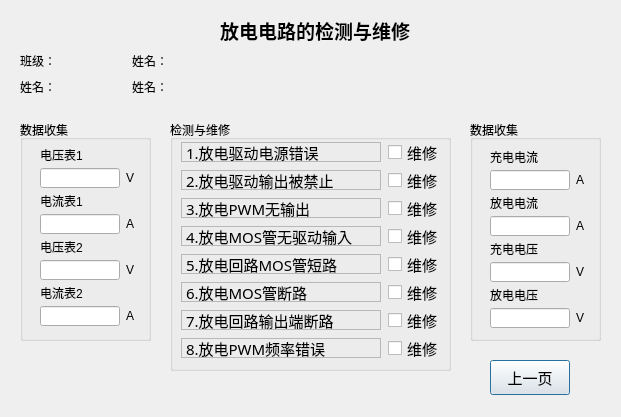
<?xml version="1.0" encoding="UTF-8"?>
<ui version="4.0">
 <class>DisCharge</class>
 <widget class="QDialog" name="DisCharge">
  <property name="enabled">
   <bool>true</bool>
  </property>
  <property name="geometry">
   <rect>
    <x>0</x>
    <y>0</y>
    <width>621</width>
    <height>417</height>
   </rect>
  </property>
  <property name="minimumSize">
   <size>
    <width>0</width>
    <height>0</height>
   </size>
  </property>
  <property name="maximumSize">
   <size>
    <width>1111111</width>
    <height>1111111</height>
   </size>
  </property>
  <property name="windowTitle">
   <string>Dialog</string>
  </property>
  <widget class="QLabel" name="TitleLabel">
   <property name="geometry">
    <rect>
     <x>220</x>
     <y>20</y>
     <width>201</width>
     <height>21</height>
    </rect>
   </property>
   <property name="font">
    <font>
     <family>宋体</family>
     <pointsize>14</pointsize>
     <weight>75</weight>
     <bold>true</bold>
    </font>
   </property>
   <property name="text">
    <string>放电电路的检测与维修</string>
   </property>
  </widget>
  <widget class="QWidget" name="layoutWidget">
   <property name="geometry">
    <rect>
     <x>20</x>
     <y>50</y>
     <width>218</width>
     <height>48</height>
    </rect>
   </property>
   <layout class="QVBoxLayout" name="verticalLayout">
    <item>
     <layout class="QHBoxLayout" name="horizontalLayout_6">
      <item>
       <layout class="QHBoxLayout" name="horizontalLayout">
        <item>
         <widget class="QLabel" name="ClassLabel">
          <property name="text">
           <string>班级：</string>
          </property>
         </widget>
        </item>
        <item>
         <widget class="QLabel" name="Class">
          <property name="minimumSize">
           <size>
            <width>60</width>
            <height>16</height>
           </size>
          </property>
          <property name="maximumSize">
           <size>
            <width>60</width>
            <height>16</height>
           </size>
          </property>
          <property name="frameShadow">
           <enum>QFrame::Plain</enum>
          </property>
          <property name="text">
           <string/>
          </property>
         </widget>
        </item>
       </layout>
      </item>
      <item>
       <layout class="QHBoxLayout" name="horizontalLayout_4">
        <item>
         <widget class="QLabel" name="StuNameLabel_3">
          <property name="text">
           <string>姓名：</string>
          </property>
         </widget>
        </item>
        <item>
         <widget class="QLabel" name="StuName_3">
          <property name="minimumSize">
           <size>
            <width>60</width>
            <height>16</height>
           </size>
          </property>
          <property name="maximumSize">
           <size>
            <width>60</width>
            <height>16</height>
           </size>
          </property>
          <property name="frameShape">
           <enum>QFrame::NoFrame</enum>
          </property>
          <property name="text">
           <string/>
          </property>
         </widget>
        </item>
       </layout>
      </item>
     </layout>
    </item>
    <item>
     <layout class="QHBoxLayout" name="horizontalLayout_5">
      <item>
       <layout class="QHBoxLayout" name="horizontalLayout_2">
        <item>
         <widget class="QLabel" name="StuNameLabel_1">
          <property name="text">
           <string>姓名：</string>
          </property>
         </widget>
        </item>
        <item>
         <widget class="QLabel" name="StuName_1">
          <property name="minimumSize">
           <size>
            <width>60</width>
            <height>16</height>
           </size>
          </property>
          <property name="maximumSize">
           <size>
            <width>60</width>
            <height>16</height>
           </size>
          </property>
          <property name="frameShape">
           <enum>QFrame::NoFrame</enum>
          </property>
          <property name="text">
           <string/>
          </property>
         </widget>
        </item>
       </layout>
      </item>
      <item>
       <layout class="QHBoxLayout" name="horizontalLayout_3">
        <item>
         <widget class="QLabel" name="StuNameLabel_2">
          <property name="text">
           <string>姓名：</string>
          </property>
         </widget>
        </item>
        <item>
         <widget class="QLabel" name="StuName_2">
          <property name="minimumSize">
           <size>
            <width>60</width>
            <height>16</height>
           </size>
          </property>
          <property name="maximumSize">
           <size>
            <width>60</width>
            <height>16</height>
           </size>
          </property>
          <property name="frameShape">
           <enum>QFrame::NoFrame</enum>
          </property>
          <property name="text">
           <string/>
          </property>
         </widget>
        </item>
       </layout>
      </item>
     </layout>
    </item>
   </layout>
  </widget>
  <widget class="QGroupBox" name="DataGBox_1">
   <property name="geometry">
    <rect>
     <x>20</x>
     <y>120</y>
     <width>131</width>
     <height>221</height>
    </rect>
   </property>
   <property name="title">
    <string>数据收集</string>
   </property>
   <widget class="QWidget" name="layoutWidget">
    <property name="geometry">
     <rect>
      <x>20</x>
      <y>28</y>
      <width>96</width>
      <height>180</height>
     </rect>
    </property>
    <layout class="QVBoxLayout" name="verticalLayout_2">
     <item>
      <widget class="QLabel" name="VmLabel_1">
       <property name="minimumSize">
        <size>
         <width>80</width>
         <height>12</height>
        </size>
       </property>
       <property name="maximumSize">
        <size>
         <width>80</width>
         <height>12</height>
        </size>
       </property>
       <property name="text">
        <string>电压表1</string>
       </property>
      </widget>
     </item>
     <item>
      <layout class="QHBoxLayout" name="horizontalLayout_7">
       <item>
        <widget class="QLineEdit" name="VmLEdit_1">
         <property name="minimumSize">
          <size>
           <width>80</width>
           <height>20</height>
          </size>
         </property>
         <property name="maximumSize">
          <size>
           <width>80</width>
           <height>20</height>
          </size>
         </property>
         <property name="frame">
          <bool>true</bool>
         </property>
         <property name="readOnly">
          <bool>true</bool>
         </property>
        </widget>
       </item>
       <item>
        <widget class="QLabel" name="V_1">
         <property name="minimumSize">
          <size>
           <width>0</width>
           <height>20</height>
          </size>
         </property>
         <property name="maximumSize">
          <size>
           <width>16777215</width>
           <height>20</height>
          </size>
         </property>
         <property name="text">
          <string>V</string>
         </property>
        </widget>
       </item>
      </layout>
     </item>
     <item>
      <widget class="QLabel" name="AmLabel_1">
       <property name="minimumSize">
        <size>
         <width>80</width>
         <height>12</height>
        </size>
       </property>
       <property name="maximumSize">
        <size>
         <width>80</width>
         <height>12</height>
        </size>
       </property>
       <property name="text">
        <string>电流表1</string>
       </property>
      </widget>
     </item>
     <item>
      <layout class="QHBoxLayout" name="horizontalLayout_8">
       <item>
        <widget class="QLineEdit" name="AmLEdit_1">
         <property name="minimumSize">
          <size>
           <width>80</width>
           <height>20</height>
          </size>
         </property>
         <property name="maximumSize">
          <size>
           <width>80</width>
           <height>20</height>
          </size>
         </property>
         <property name="readOnly">
          <bool>true</bool>
         </property>
        </widget>
       </item>
       <item>
        <widget class="QLabel" name="A_1">
         <property name="minimumSize">
          <size>
           <width>0</width>
           <height>20</height>
          </size>
         </property>
         <property name="maximumSize">
          <size>
           <width>16777215</width>
           <height>20</height>
          </size>
         </property>
         <property name="text">
          <string>A</string>
         </property>
        </widget>
       </item>
      </layout>
     </item>
     <item>
      <widget class="QLabel" name="VmLabel_2">
       <property name="minimumSize">
        <size>
         <width>80</width>
         <height>12</height>
        </size>
       </property>
       <property name="maximumSize">
        <size>
         <width>80</width>
         <height>12</height>
        </size>
       </property>
       <property name="text">
        <string>电压表2</string>
       </property>
      </widget>
     </item>
     <item>
      <layout class="QHBoxLayout" name="horizontalLayout_9">
       <item>
        <widget class="QLineEdit" name="VmLEdit_2">
         <property name="minimumSize">
          <size>
           <width>80</width>
           <height>20</height>
          </size>
         </property>
         <property name="maximumSize">
          <size>
           <width>80</width>
           <height>20</height>
          </size>
         </property>
         <property name="readOnly">
          <bool>true</bool>
         </property>
        </widget>
       </item>
       <item>
        <widget class="QLabel" name="V_2">
         <property name="minimumSize">
          <size>
           <width>0</width>
           <height>20</height>
          </size>
         </property>
         <property name="maximumSize">
          <size>
           <width>16777215</width>
           <height>20</height>
          </size>
         </property>
         <property name="text">
          <string>V</string>
         </property>
        </widget>
       </item>
      </layout>
     </item>
     <item>
      <widget class="QLabel" name="AmLabel_2">
       <property name="minimumSize">
        <size>
         <width>80</width>
         <height>12</height>
        </size>
       </property>
       <property name="maximumSize">
        <size>
         <width>80</width>
         <height>12</height>
        </size>
       </property>
       <property name="text">
        <string>电流表2</string>
       </property>
      </widget>
     </item>
     <item>
      <layout class="QHBoxLayout" name="horizontalLayout_10">
       <item>
        <widget class="QLineEdit" name="AmLEdit_2">
         <property name="minimumSize">
          <size>
           <width>80</width>
           <height>20</height>
          </size>
         </property>
         <property name="maximumSize">
          <size>
           <width>80</width>
           <height>20</height>
          </size>
         </property>
         <property name="readOnly">
          <bool>true</bool>
         </property>
        </widget>
       </item>
       <item>
        <widget class="QLabel" name="A_2">
         <property name="minimumSize">
          <size>
           <width>0</width>
           <height>20</height>
          </size>
         </property>
         <property name="maximumSize">
          <size>
           <width>16777215</width>
           <height>20</height>
          </size>
         </property>
         <property name="text">
          <string>A</string>
         </property>
        </widget>
       </item>
      </layout>
     </item>
    </layout>
   </widget>
  </widget>
  <widget class="QGroupBox" name="DataGBox_2">
   <property name="geometry">
    <rect>
     <x>470</x>
     <y>120</y>
     <width>131</width>
     <height>221</height>
    </rect>
   </property>
   <property name="title">
    <string>数据收集</string>
   </property>
   <widget class="QWidget" name="layoutWidget">
    <property name="geometry">
     <rect>
      <x>20</x>
      <y>30</y>
      <width>96</width>
      <height>180</height>
     </rect>
    </property>
    <layout class="QVBoxLayout" name="verticalLayout_3">
     <item>
      <widget class="QLabel" name="I_in_Label">
       <property name="minimumSize">
        <size>
         <width>80</width>
         <height>12</height>
        </size>
       </property>
       <property name="maximumSize">
        <size>
         <width>80</width>
         <height>12</height>
        </size>
       </property>
       <property name="text">
        <string>充电电流</string>
       </property>
      </widget>
     </item>
     <item>
      <layout class="QHBoxLayout" name="horizontalLayout_11">
       <item>
        <widget class="QLineEdit" name="VmLEdit_3">
         <property name="minimumSize">
          <size>
           <width>80</width>
           <height>20</height>
          </size>
         </property>
         <property name="maximumSize">
          <size>
           <width>80</width>
           <height>20</height>
          </size>
         </property>
         <property name="readOnly">
          <bool>true</bool>
         </property>
        </widget>
       </item>
       <item>
        <widget class="QLabel" name="A_3">
         <property name="minimumSize">
          <size>
           <width>0</width>
           <height>20</height>
          </size>
         </property>
         <property name="maximumSize">
          <size>
           <width>16777215</width>
           <height>20</height>
          </size>
         </property>
         <property name="text">
          <string>A</string>
         </property>
        </widget>
       </item>
      </layout>
     </item>
     <item>
      <widget class="QLabel" name="I_out_Label">
       <property name="minimumSize">
        <size>
         <width>80</width>
         <height>12</height>
        </size>
       </property>
       <property name="maximumSize">
        <size>
         <width>80</width>
         <height>12</height>
        </size>
       </property>
       <property name="text">
        <string>放电电流</string>
       </property>
      </widget>
     </item>
     <item>
      <layout class="QHBoxLayout" name="horizontalLayout_12">
       <item>
        <widget class="QLineEdit" name="AmLEdit_3">
         <property name="minimumSize">
          <size>
           <width>80</width>
           <height>20</height>
          </size>
         </property>
         <property name="maximumSize">
          <size>
           <width>80</width>
           <height>20</height>
          </size>
         </property>
         <property name="readOnly">
          <bool>true</bool>
         </property>
        </widget>
       </item>
       <item>
        <widget class="QLabel" name="A_4">
         <property name="minimumSize">
          <size>
           <width>0</width>
           <height>20</height>
          </size>
         </property>
         <property name="maximumSize">
          <size>
           <width>16777215</width>
           <height>20</height>
          </size>
         </property>
         <property name="text">
          <string>A</string>
         </property>
        </widget>
       </item>
      </layout>
     </item>
     <item>
      <widget class="QLabel" name="V_in_Label">
       <property name="minimumSize">
        <size>
         <width>80</width>
         <height>12</height>
        </size>
       </property>
       <property name="maximumSize">
        <size>
         <width>80</width>
         <height>12</height>
        </size>
       </property>
       <property name="text">
        <string>充电电压</string>
       </property>
      </widget>
     </item>
     <item>
      <layout class="QHBoxLayout" name="horizontalLayout_14">
       <item>
        <widget class="QLineEdit" name="VmLEdit_4">
         <property name="minimumSize">
          <size>
           <width>80</width>
           <height>20</height>
          </size>
         </property>
         <property name="maximumSize">
          <size>
           <width>80</width>
           <height>20</height>
          </size>
         </property>
         <property name="readOnly">
          <bool>true</bool>
         </property>
        </widget>
       </item>
       <item>
        <widget class="QLabel" name="V_3">
         <property name="minimumSize">
          <size>
           <width>0</width>
           <height>20</height>
          </size>
         </property>
         <property name="maximumSize">
          <size>
           <width>16777215</width>
           <height>20</height>
          </size>
         </property>
         <property name="text">
          <string>V</string>
         </property>
        </widget>
       </item>
      </layout>
     </item>
     <item>
      <widget class="QLabel" name="V_out_Label">
       <property name="minimumSize">
        <size>
         <width>80</width>
         <height>12</height>
        </size>
       </property>
       <property name="maximumSize">
        <size>
         <width>80</width>
         <height>12</height>
        </size>
       </property>
       <property name="text">
        <string>放电电压</string>
       </property>
      </widget>
     </item>
     <item>
      <layout class="QHBoxLayout" name="horizontalLayout_13">
       <item>
        <widget class="QLineEdit" name="AmLEdit_4">
         <property name="minimumSize">
          <size>
           <width>80</width>
           <height>20</height>
          </size>
         </property>
         <property name="maximumSize">
          <size>
           <width>80</width>
           <height>20</height>
          </size>
         </property>
         <property name="readOnly">
          <bool>true</bool>
         </property>
        </widget>
       </item>
       <item>
        <widget class="QLabel" name="V_4">
         <property name="minimumSize">
          <size>
           <width>0</width>
           <height>20</height>
          </size>
         </property>
         <property name="maximumSize">
          <size>
           <width>16777215</width>
           <height>20</height>
          </size>
         </property>
         <property name="text">
          <string>V</string>
         </property>
        </widget>
       </item>
      </layout>
     </item>
    </layout>
   </widget>
  </widget>
  <widget class="QGroupBox" name="TestGBox">
   <property name="geometry">
    <rect>
     <x>170</x>
     <y>120</y>
     <width>281</width>
     <height>251</height>
    </rect>
   </property>
   <property name="title">
    <string>检测与维修</string>
   </property>
   <widget class="QWidget" name="">
    <property name="geometry">
     <rect>
      <x>10</x>
      <y>20</y>
      <width>260</width>
      <height>220</height>
     </rect>
    </property>
    <layout class="QVBoxLayout" name="verticalLayout_4">
     <item>
      <layout class="QHBoxLayout" name="horizontalLayout_25">
       <item>
        <widget class="QLabel" name="Test_11">
         <property name="minimumSize">
          <size>
           <width>200</width>
           <height>20</height>
          </size>
         </property>
         <property name="maximumSize">
          <size>
           <width>200</width>
           <height>20</height>
          </size>
         </property>
         <property name="font">
          <font>
           <family>宋体</family>
           <pointsize>11</pointsize>
          </font>
         </property>
         <property name="frameShape">
          <enum>QFrame::StyledPanel</enum>
         </property>
         <property name="frameShadow">
          <enum>QFrame::Sunken</enum>
         </property>
         <property name="text">
          <string>1.放电驱动电源错误</string>
         </property>
         <property name="textFormat">
          <enum>Qt::AutoText</enum>
         </property>
        </widget>
       </item>
       <item>
        <widget class="QCheckBox" name="TestCheckBox_11">
         <property name="minimumSize">
          <size>
           <width>50</width>
           <height>20</height>
          </size>
         </property>
         <property name="maximumSize">
          <size>
           <width>50</width>
           <height>20</height>
          </size>
         </property>
         <property name="font">
          <font>
           <family>宋体</family>
           <pointsize>11</pointsize>
          </font>
         </property>
         <property name="text">
          <string>维修</string>
         </property>
        </widget>
       </item>
      </layout>
     </item>
     <item>
      <layout class="QHBoxLayout" name="horizontalLayout_26">
       <item>
        <widget class="QLabel" name="Test_12">
         <property name="minimumSize">
          <size>
           <width>200</width>
           <height>20</height>
          </size>
         </property>
         <property name="maximumSize">
          <size>
           <width>200</width>
           <height>20</height>
          </size>
         </property>
         <property name="font">
          <font>
           <family>宋体</family>
           <pointsize>11</pointsize>
          </font>
         </property>
         <property name="frameShape">
          <enum>QFrame::StyledPanel</enum>
         </property>
         <property name="frameShadow">
          <enum>QFrame::Sunken</enum>
         </property>
         <property name="text">
          <string>2.放电驱动输出被禁止</string>
         </property>
         <property name="textFormat">
          <enum>Qt::AutoText</enum>
         </property>
        </widget>
       </item>
       <item>
        <widget class="QCheckBox" name="TestCheckBox_12">
         <property name="minimumSize">
          <size>
           <width>50</width>
           <height>20</height>
          </size>
         </property>
         <property name="maximumSize">
          <size>
           <width>50</width>
           <height>20</height>
          </size>
         </property>
         <property name="font">
          <font>
           <family>宋体</family>
           <pointsize>11</pointsize>
          </font>
         </property>
         <property name="text">
          <string>维修</string>
         </property>
        </widget>
       </item>
      </layout>
     </item>
     <item>
      <layout class="QHBoxLayout" name="horizontalLayout_27">
       <item>
        <widget class="QLabel" name="Test_13">
         <property name="minimumSize">
          <size>
           <width>200</width>
           <height>20</height>
          </size>
         </property>
         <property name="maximumSize">
          <size>
           <width>200</width>
           <height>20</height>
          </size>
         </property>
         <property name="font">
          <font>
           <family>宋体</family>
           <pointsize>11</pointsize>
          </font>
         </property>
         <property name="frameShape">
          <enum>QFrame::StyledPanel</enum>
         </property>
         <property name="frameShadow">
          <enum>QFrame::Sunken</enum>
         </property>
         <property name="text">
          <string>3.放电PWM无输出</string>
         </property>
         <property name="textFormat">
          <enum>Qt::AutoText</enum>
         </property>
        </widget>
       </item>
       <item>
        <widget class="QCheckBox" name="TestCheckBox_13">
         <property name="minimumSize">
          <size>
           <width>50</width>
           <height>20</height>
          </size>
         </property>
         <property name="maximumSize">
          <size>
           <width>50</width>
           <height>20</height>
          </size>
         </property>
         <property name="font">
          <font>
           <family>宋体</family>
           <pointsize>11</pointsize>
          </font>
         </property>
         <property name="text">
          <string>维修</string>
         </property>
        </widget>
       </item>
      </layout>
     </item>
     <item>
      <layout class="QHBoxLayout" name="horizontalLayout_28">
       <item>
        <widget class="QLabel" name="Test_14">
         <property name="minimumSize">
          <size>
           <width>200</width>
           <height>20</height>
          </size>
         </property>
         <property name="maximumSize">
          <size>
           <width>200</width>
           <height>20</height>
          </size>
         </property>
         <property name="font">
          <font>
           <family>宋体</family>
           <pointsize>11</pointsize>
          </font>
         </property>
         <property name="frameShape">
          <enum>QFrame::StyledPanel</enum>
         </property>
         <property name="frameShadow">
          <enum>QFrame::Sunken</enum>
         </property>
         <property name="text">
          <string>4.放电MOS管无驱动输入</string>
         </property>
         <property name="textFormat">
          <enum>Qt::AutoText</enum>
         </property>
        </widget>
       </item>
       <item>
        <widget class="QCheckBox" name="TestCheckBox_14">
         <property name="minimumSize">
          <size>
           <width>50</width>
           <height>20</height>
          </size>
         </property>
         <property name="maximumSize">
          <size>
           <width>50</width>
           <height>20</height>
          </size>
         </property>
         <property name="font">
          <font>
           <family>宋体</family>
           <pointsize>11</pointsize>
          </font>
         </property>
         <property name="text">
          <string>维修</string>
         </property>
        </widget>
       </item>
      </layout>
     </item>
     <item>
      <layout class="QHBoxLayout" name="horizontalLayout_29">
       <item>
        <widget class="QLabel" name="Test_15">
         <property name="minimumSize">
          <size>
           <width>200</width>
           <height>20</height>
          </size>
         </property>
         <property name="maximumSize">
          <size>
           <width>200</width>
           <height>20</height>
          </size>
         </property>
         <property name="font">
          <font>
           <family>宋体</family>
           <pointsize>11</pointsize>
          </font>
         </property>
         <property name="frameShape">
          <enum>QFrame::StyledPanel</enum>
         </property>
         <property name="frameShadow">
          <enum>QFrame::Sunken</enum>
         </property>
         <property name="text">
          <string>5.放电回路MOS管短路</string>
         </property>
         <property name="textFormat">
          <enum>Qt::AutoText</enum>
         </property>
        </widget>
       </item>
       <item>
        <widget class="QCheckBox" name="TestCheckBox_15">
         <property name="minimumSize">
          <size>
           <width>50</width>
           <height>20</height>
          </size>
         </property>
         <property name="maximumSize">
          <size>
           <width>50</width>
           <height>20</height>
          </size>
         </property>
         <property name="font">
          <font>
           <family>宋体</family>
           <pointsize>11</pointsize>
          </font>
         </property>
         <property name="text">
          <string>维修</string>
         </property>
        </widget>
       </item>
      </layout>
     </item>
     <item>
      <layout class="QHBoxLayout" name="horizontalLayout_30">
       <item>
        <widget class="QLabel" name="Test_16">
         <property name="minimumSize">
          <size>
           <width>200</width>
           <height>20</height>
          </size>
         </property>
         <property name="maximumSize">
          <size>
           <width>200</width>
           <height>20</height>
          </size>
         </property>
         <property name="font">
          <font>
           <family>宋体</family>
           <pointsize>11</pointsize>
          </font>
         </property>
         <property name="frameShape">
          <enum>QFrame::StyledPanel</enum>
         </property>
         <property name="frameShadow">
          <enum>QFrame::Sunken</enum>
         </property>
         <property name="text">
          <string>6.放电MOS管断路</string>
         </property>
         <property name="textFormat">
          <enum>Qt::AutoText</enum>
         </property>
        </widget>
       </item>
       <item>
        <widget class="QCheckBox" name="TestCheckBox_16">
         <property name="minimumSize">
          <size>
           <width>50</width>
           <height>20</height>
          </size>
         </property>
         <property name="maximumSize">
          <size>
           <width>50</width>
           <height>20</height>
          </size>
         </property>
         <property name="font">
          <font>
           <family>宋体</family>
           <pointsize>11</pointsize>
          </font>
         </property>
         <property name="text">
          <string>维修</string>
         </property>
        </widget>
       </item>
      </layout>
     </item>
     <item>
      <layout class="QHBoxLayout" name="horizontalLayout_31">
       <item>
        <widget class="QLabel" name="Test_17">
         <property name="minimumSize">
          <size>
           <width>200</width>
           <height>20</height>
          </size>
         </property>
         <property name="maximumSize">
          <size>
           <width>200</width>
           <height>20</height>
          </size>
         </property>
         <property name="font">
          <font>
           <family>宋体</family>
           <pointsize>11</pointsize>
          </font>
         </property>
         <property name="frameShape">
          <enum>QFrame::StyledPanel</enum>
         </property>
         <property name="frameShadow">
          <enum>QFrame::Sunken</enum>
         </property>
         <property name="text">
          <string>7.放电回路输出端断路</string>
         </property>
         <property name="textFormat">
          <enum>Qt::AutoText</enum>
         </property>
        </widget>
       </item>
       <item>
        <widget class="QCheckBox" name="TestCheckBox_17">
         <property name="minimumSize">
          <size>
           <width>50</width>
           <height>20</height>
          </size>
         </property>
         <property name="maximumSize">
          <size>
           <width>50</width>
           <height>20</height>
          </size>
         </property>
         <property name="font">
          <font>
           <family>宋体</family>
           <pointsize>11</pointsize>
          </font>
         </property>
         <property name="text">
          <string>维修</string>
         </property>
        </widget>
       </item>
      </layout>
     </item>
     <item>
      <layout class="QHBoxLayout" name="horizontalLayout_32">
       <item>
        <widget class="QLabel" name="Test_18">
         <property name="minimumSize">
          <size>
           <width>200</width>
           <height>20</height>
          </size>
         </property>
         <property name="maximumSize">
          <size>
           <width>200</width>
           <height>20</height>
          </size>
         </property>
         <property name="font">
          <font>
           <family>宋体</family>
           <pointsize>11</pointsize>
          </font>
         </property>
         <property name="frameShape">
          <enum>QFrame::StyledPanel</enum>
         </property>
         <property name="frameShadow">
          <enum>QFrame::Sunken</enum>
         </property>
         <property name="text">
          <string>8.放电PWM频率错误</string>
         </property>
         <property name="textFormat">
          <enum>Qt::AutoText</enum>
         </property>
        </widget>
       </item>
       <item>
        <widget class="QCheckBox" name="TestCheckBox_18">
         <property name="minimumSize">
          <size>
           <width>50</width>
           <height>20</height>
          </size>
         </property>
         <property name="maximumSize">
          <size>
           <width>50</width>
           <height>20</height>
          </size>
         </property>
         <property name="font">
          <font>
           <family>宋体</family>
           <pointsize>11</pointsize>
          </font>
         </property>
         <property name="text">
          <string>维修</string>
         </property>
        </widget>
       </item>
      </layout>
     </item>
    </layout>
   </widget>
  </widget>
  <widget class="QPushButton" name="PreBtn">
   <property name="geometry">
    <rect>
     <x>490</x>
     <y>360</y>
     <width>80</width>
     <height>35</height>
    </rect>
   </property>
   <property name="minimumSize">
    <size>
     <width>80</width>
     <height>35</height>
    </size>
   </property>
   <property name="maximumSize">
    <size>
     <width>80</width>
     <height>35</height>
    </size>
   </property>
   <property name="font">
    <font>
     <family>宋体</family>
     <pointsize>11</pointsize>
    </font>
   </property>
   <property name="text">
    <string>上一页</string>
   </property>
  </widget>
  <widget class="QWidget" name="layoutWidget_2">
   <property name="geometry">
    <rect>
     <x>480</x>
     <y>50</y>
     <width>112</width>
     <height>40</height>
    </rect>
   </property>
   <layout class="QVBoxLayout" name="verticalLayout_6">
    <item>
     <widget class="QLabel" name="TimeLabel_1">
      <property name="minimumSize">
       <size>
        <width>110</width>
        <height>16</height>
       </size>
      </property>
      <property name="maximumSize">
       <size>
        <width>110</width>
        <height>16</height>
       </size>
      </property>
      <property name="text">
       <string/>
      </property>
     </widget>
    </item>
    <item>
     <widget class="QLabel" name="TimeLabel_2">
      <property name="minimumSize">
       <size>
        <width>110</width>
        <height>16</height>
       </size>
      </property>
      <property name="maximumSize">
       <size>
        <width>110</width>
        <height>16</height>
       </size>
      </property>
      <property name="text">
       <string/>
      </property>
     </widget>
    </item>
   </layout>
  </widget>
 </widget>
 <resources/>
 <connections/>
</ui>
